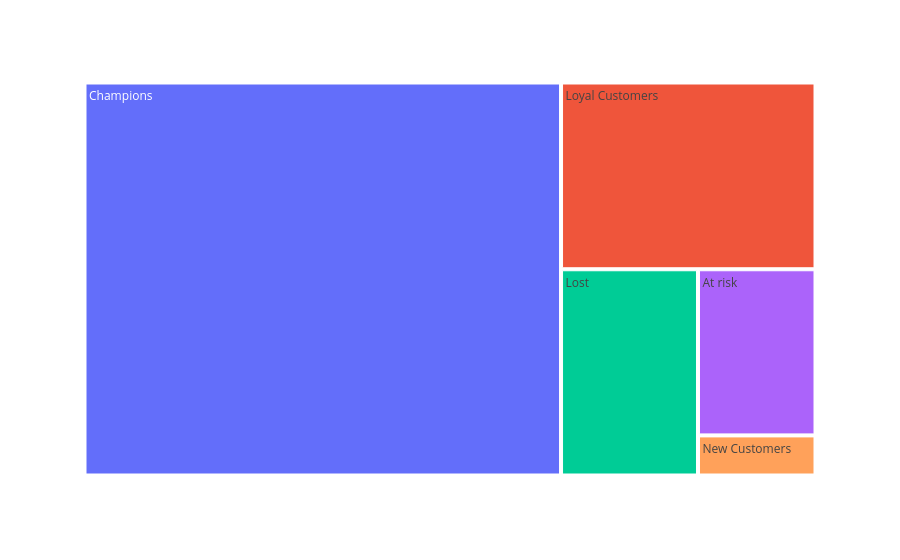

Here is the notebook cell this chart was saved with:
### Code cell
# treemap
import plotly.express as px
fig = px.treemap(rfm, path=['Customer_Segment'], values='Monetary')
fig.show()

### Figure 1 — Plotly figure (JSON) as saved in the notebook; plotly's stock layout.template omitted (floating-point values rounded to 4 significant figures)
{"data": [{"branchvalues": "total", "domain": {"x": [0, 1], "y": [0, 1]}, "hovertemplate": "labels=%{label}<br>Monetary=%{value}<br>parent=%{parent}<br>id=%{id}<extra></extra>", "ids": ["At risk", "Champions", "Lost", "Loyal Customers", "New Customers"], "labels": ["At risk", "Champions", "Lost", "Loyal Customers", "New Customers"], "name": "", "parents": ["", "", "", "", ""], "type": "treemap", "values": [605600.0, 5809000.0, 876100.0, 1474000.0, 146200.0]}], "layout": {"autosize": true, "legend": {"tracegroupgap": 0}, "margin": {"t": 60}}}
